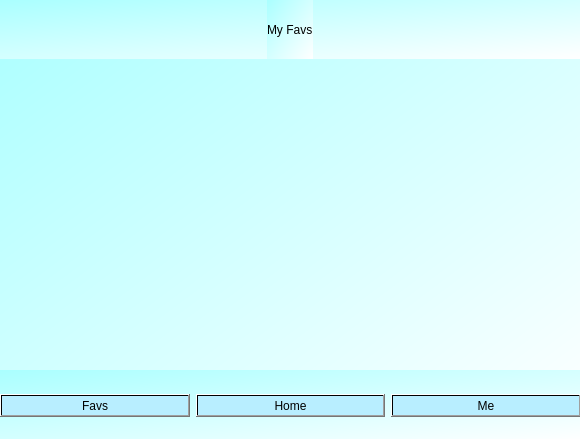
<?xml version="1.0" encoding="UTF-8"?>
<ui version="4.0">
 <class>favs</class>
 <widget class="QDialog" name="favs">
  <property name="windowModality">
   <enum>Qt::ApplicationModal</enum>
  </property>
  <property name="geometry">
   <rect>
    <x>0</x>
    <y>0</y>
    <width>580</width>
    <height>439</height>
   </rect>
  </property>
  <property name="windowTitle">
   <string>Dialog</string>
  </property>
  <property name="styleSheet">
   <string notr="true">background-color: qlineargradient(spread:pad, x1:0, y1:0, x2:1, y2:1, stop:0 rgba(170, 255, 255, 255), stop:1 rgba(255, 255, 255, 255));</string>
  </property>
  <widget class="QWidget" name="horizontalLayoutWidget">
   <property name="geometry">
    <rect>
     <x>0</x>
     <y>370</y>
     <width>581</width>
     <height>71</height>
    </rect>
   </property>
   <layout class="QHBoxLayout" name="horizontalLayout">
    <item>
     <widget class="QPushButton" name="likes">
      <property name="styleSheet">
       <string notr="true">color: qlineargradient(spread:pad, x1:0, y1:0, x2:1, y2:1, stop:1 rgba(0, 0, 0, 255));
background-color: qlineargradient(spread:pad, x1:0, y1:0, x2:1, y2:1, stop:1 rgba(184, 238, 255, 255));
font: 600 9pt &quot;Sitka Small Semibold&quot;;</string>
      </property>
      <property name="text">
       <string>Favs</string>
      </property>
     </widget>
    </item>
    <item>
     <widget class="QPushButton" name="home">
      <property name="styleSheet">
       <string notr="true">color: qlineargradient(spread:pad, x1:0, y1:0, x2:1, y2:1, stop:1 rgba(0, 0, 0, 255));
background-color: qlineargradient(spread:pad, x1:0, y1:0, x2:1, y2:1, stop:1 rgba(184, 238, 255, 255));
font: 600 9pt &quot;Sitka Small Semibold&quot;;</string>
      </property>
      <property name="text">
       <string>Home</string>
      </property>
     </widget>
    </item>
    <item>
     <widget class="QPushButton" name="me">
      <property name="styleSheet">
       <string notr="true">color: qlineargradient(spread:pad, x1:0, y1:0, x2:1, y2:1, stop:1 rgba(0, 0, 0, 255));
background-color: qlineargradient(spread:pad, x1:0, y1:0, x2:1, y2:1, stop:1 rgba(184, 238, 255, 255));
font: 600 9pt &quot;Sitka Small Semibold&quot;;</string>
      </property>
      <property name="text">
       <string>Me</string>
      </property>
     </widget>
    </item>
   </layout>
  </widget>
  <widget class="QWidget" name="verticalLayoutWidget">
   <property name="geometry">
    <rect>
     <x>0</x>
     <y>0</y>
     <width>581</width>
     <height>59</height>
    </rect>
   </property>
   <layout class="QVBoxLayout" name="top">
    <item alignment="Qt::AlignHCenter">
     <widget class="QLabel" name="label">
      <property name="layoutDirection">
       <enum>Qt::LeftToRight</enum>
      </property>
      <property name="autoFillBackground">
       <bool>false</bool>
      </property>
      <property name="styleSheet">
       <string notr="true">font: 700 40pt &quot;Tw Cen MT Condensed&quot;;
color: qlineargradient(spread:pad, x1:0, y1:0, x2:1, y2:1, stop:1 rgba(0, 0, 0, 255));</string>
      </property>
      <property name="text">
       <string>My Favs</string>
      </property>
     </widget>
    </item>
   </layout>
  </widget>
 </widget>
 <resources/>
 <connections/>
</ui>
